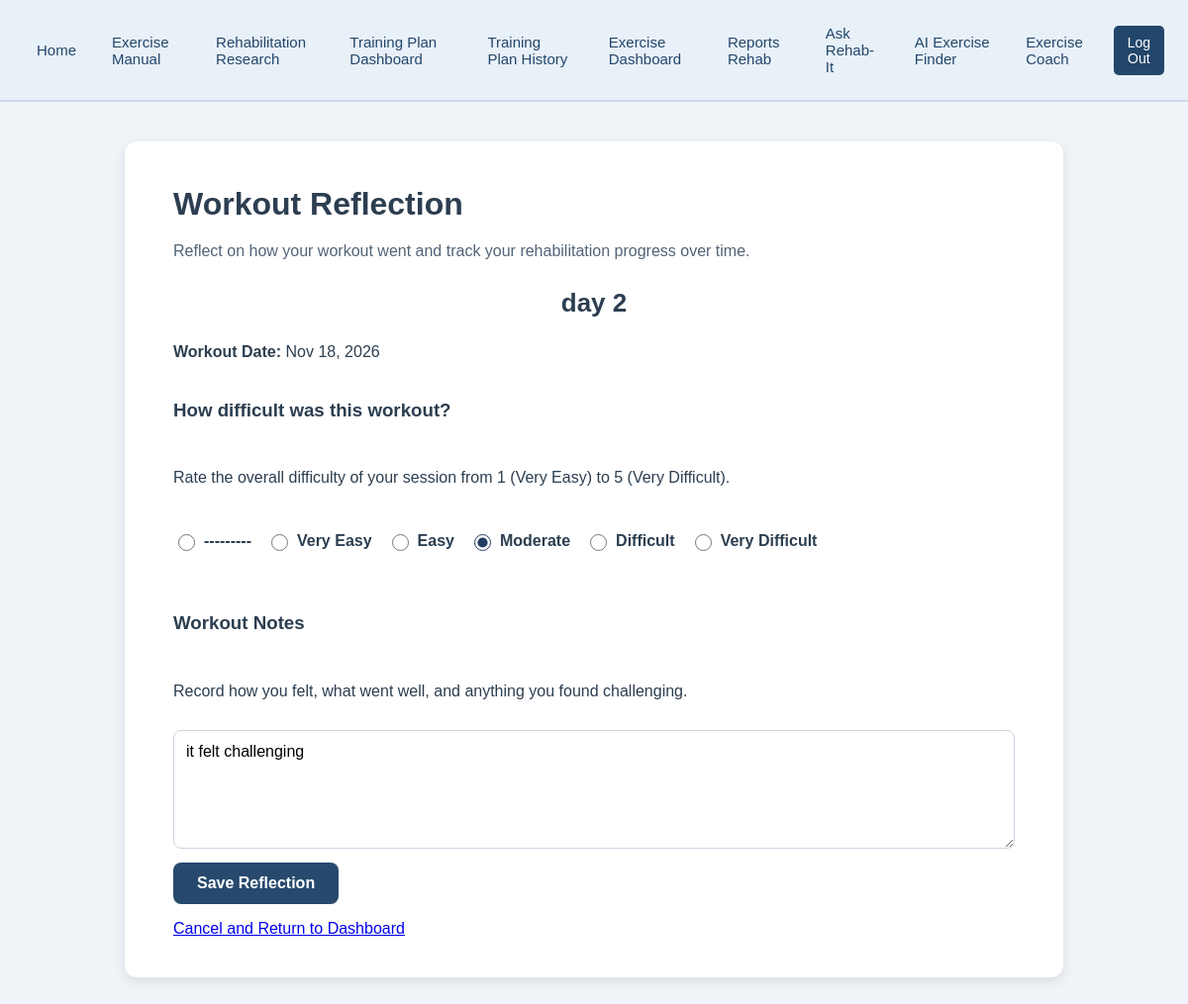
Page /workout-sessions/9/reflection/ (signed in) on the committed database.
### rehab/models.py (models this page shows, shortened)
class WorkoutSession(models.Model):
    workout_session_id = models.AutoField(primary_key=True)
    name = models.CharField(max_length=100, default="")
    date = models.DateField()
    completed = models.BooleanField(default=False)
    difficulty_rating = models.PositiveSmallIntegerField(
        choices=[
            (1, "Very Easy"),
            (2, "Easy"),
            (3, "Moderate"),
            (4, "Difficult"),
            (5, "Very Difficult"),
        ],
        null=True,
        blank=True
    )
    reflection_notes = models.TextField(
        blank=True,
        default=""
    )
    exercises = models.ManyToManyField(Exercise)
    class Meta:
        ordering = ["-date"]
        constraints = [
            models.UniqueConstraint(
                fields=["name", "date"],
                name="unique_workout_session_date"
            )
        ]

### rehab/views.py (the view, shortened to what this page needs)
# urls.py: path("workout-sessions/<int:pk>/reflection/", WorkoutReflectionView.as_view(), name="workout_reflection"),
class WorkoutReflectionView(LoginRequiredMixin, View):
    def get_session(self, request, pk):
        return get_object_or_404(
            WorkoutSession,
            pk=pk,
            trainingplan__account=request.user,
            completed=True
        )
    def get(self, request, pk):
        session = self.get_session(request, pk)
        form = WorkoutReflectionForm(instance=session)
        return render(
            request,
            "rehab/workout_reflection_form.html",
            {
                "form": form,
                "session": session
            }
        )

### rehab/forms.py
class WorkoutReflectionForm(forms.ModelForm):
    class Meta:
        model = WorkoutSession
        fields = [
            "difficulty_rating",
            "reflection_notes"
        ]
        labels = {
            "difficulty_rating": "How difficult was this workout?",
            "reflection_notes": "How did your workout go?"
        }
        widgets = {
            "difficulty_rating": forms.RadioSelect(),
            "reflection_notes": forms.Textarea(
                attrs={
                    "rows": 5,
                    "placeholder": (
                        "How did you feel during the workout? "
                        "What felt easier or more challenging? "
                        "Did you notice any pain or fatigue?"
                    )
                }
            )
        }

### templates/rehab/workout_reflection_form.html (shortened to what this page needs)
{% extends "rehab/base.html" %}
{% block rehab_content %}
<div class="ai-page">
    <h1>Workout Reflection</h1>
    <p class="ai-page-intro">
        Reflect on how your workout went and track
        your rehabilitation progress over time.
    </p>
    <div class="card">
        <h2>{{ session.name }}</h2>
        <p>
            <strong>Workout Date:</strong>
            {{ session.date|date:"M d, Y" }}
        </p>
        <form method="post" class="ai-form">
            <h3>How difficult was this workout?</h3>
            <p>
                Rate the overall difficulty of your session
                from 1 (Very Easy) to 5 (Very Difficult).
            </p>
            <div class="reflection-rating">
                {{ form.difficulty_rating }}
            </div>
            <h3>Workout Notes</h3>
            <p>
                Record how you felt, what went well,
                and anything you found challenging.
            </p>
            {{ form.reflection_notes }}
            <button type="submit" class="ai-submit">
                Save Reflection
            </button>
        </form>
    </div>
    <p>
        <a href="{% url 'training_plan_dashboard' %}">
            Cancel and Return to Dashboard
        </a>
    </p>
</div>
{% endblock %}

### static/css/style.css (style rules this page uses)
body { font-family: Arial, sans-serif; background-color: #f0f4f8; color: #2c3e50; margin: 0; padding: 0; }
main h2 { text-align: center; margin-bottom: 25px; font-size: 26px; }
.ai-page { width: 100%; max-width: 850px; margin: 0 auto; }
.ai-page h1 { margin-bottom: 12px; }
.ai-page-intro { color: #526477; line-height: 1.6; margin-bottom: 24px; }
.ai-form { display: flex; flex-direction: column; gap: 14px; margin-top: 20px; }
.ai-form label { font-weight: 600; }
.ai-form textarea, .ai-form select, .ai-form input { width: 100%; max-width: 100%; box-sizing: border-box; padding: 13px 15px; border: 1px solid #cbd5e1; border-radius: 8px; font: inherit; background: white; }
.ai-form textarea { min-height: 120px; resize: vertical; }
.ai-form button, .ai-submit { align-self: flex-start; padding: 12px 24px; background: #27496d; color: white; border: none; border-radius: 8px; font: inherit; font-weight: 600; cursor: pointer; }
.reflection-rating { margin: 15px 0 25px; }
.reflection-rating > div { display: flex; flex-wrap: wrap; gap: 15px; }
.reflection-rating label { display: inline-flex; align-items: center; gap: 6px; cursor: pointer; }
.reflection-rating input[type="radio"] { accent-color: #243b63; width: 17px; height: 17px; }
.ai-form textarea { width: 100%; box-sizing: border-box; padding: 12px; border: 1px solid #cbd5e1; border-radius: 8px; font: inherit; resize: vertical; }

### rows in the picture
WorkoutSession: name "day 2", date "Nov 18, 2026", difficulty_rating "☐ --------- ☐ Very Easy ☐ Easy ☑ Moderate ☐ Difficult ☐ Very Difficult", reflection_notes "it felt challenging"
